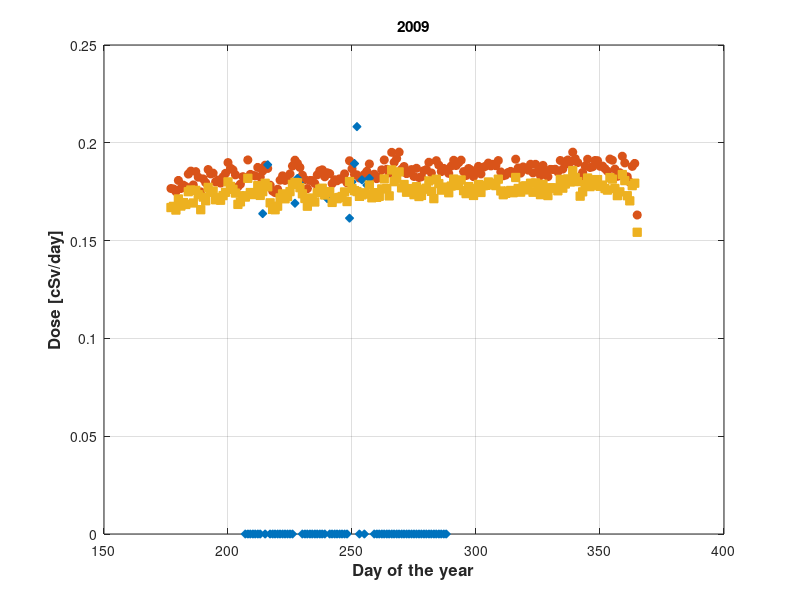
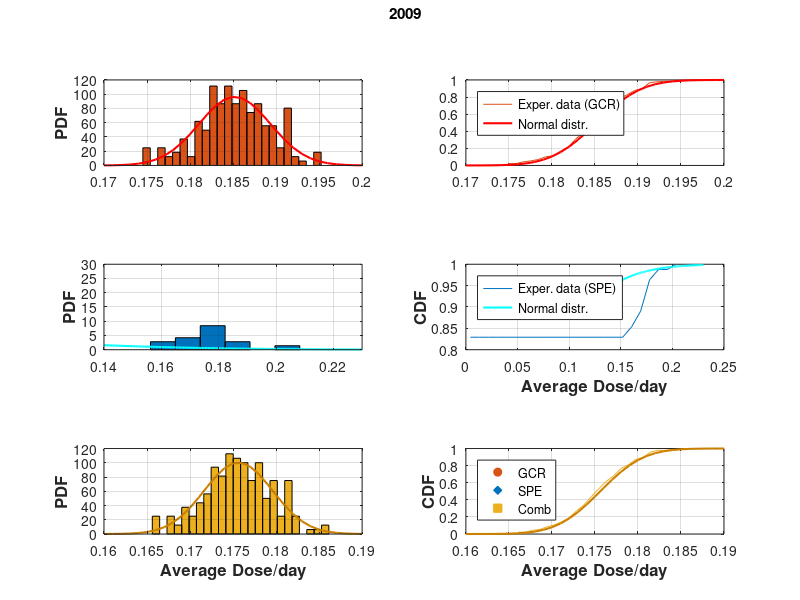

Write MATLAB code to recreate these figures, in order.
%Daniel Gomez and Hayley E. Bower, Purdue University
%Summer 2017
%Using CRaTER Data accessed from University of New Hampshire

%% Year 2009
clc, clear, close all
% Code colors (Do not worry about this!!!  I will explain you later)
b_d = [0       0.4471    0.7412];   r_d = [0.8510    0.3255    0.0980];
y_d = [0.9294  0.6941    0.1255];   k_d = [0.3137    0.3137    0.3137];
c_d = [0.3020  0.7451    0.9333];   cc_d = [0    0.7490    0.7490];
gr_d = [.7 .7 .7];    yd_d = [0.8  0.5    0];

% GCR
data_GCR = load('UNH2009GCR.txt'); %Bring in the 2009 CRaTER Data
DOY = data_GCR(:,3); %Day of Year
D1_2 = data_GCR(:,8); %Detectors 1&2 dose rates

jj=1;
for ii = DOY(1):DOY(end)
    [ind] = find(ii==DOY);
    if isempty(ind)~=1
    m_d = mean(D1_2(ind));
    st_d = std(D1_2(ind),1);
    mat(jj,:) = [ii length(ind) m_d st_d];
    else
        mat(jj,:) = [ii length(ind) 0 0];
    end
        jj = jj +1;
end

figure(1)
% One way to plot the MEAN and the STANDARD DEVIATION
% f1 = errorbar(mat(:,1),mat(:,3),mat(:,4),...
%     'color',gr_d,'linewidth',0.5,'marker','d','LineStyle','-','MarkerSize',5,'MarkerEdgeColor',r_d,'MarkerfaceColor',r_d); grid on, hold on
% set(gca,'xtick',[175:25:375],'ytick',[0.15:.01:.21],'fontweight','normal','fontsize',11,'box','on');
f1 = plot(mat(:,1),mat(:,3),'o','color',r_d,'MarkerSize',6,'MarkerfaceColor',r_d); hold on
title('2009')

figure(2)
subplot(3,2,1)
% hh = histogram(mat(2:end-1,3),24,'Normalization','pdf','FaceColor',r_d); hold on, grid on
n=length(mat(2:end-1,3));
[counts,centers] = hist(mat(2:end-1,3),24);
prob = counts/ (n * (centers(2)-centers(1)));
H = bar(centers,prob,'hist'); hold on, grid on
set(H,'facecolor',r_d);

mu = mean(mat(2:end-1,3));
sigma = std(mat(2:end-1,3),1);
xx = .17:0.001:.2;
% y = exp(-(y-mu).^2./(2*sigma^2))./(sigma*sqrt(2*pi));
y = pdf('normal',xx,mu,sigma);
plot(xx,y,'r','LineWidth',1.5)
ylabel('PDF','fontweight','bold','fontsize',12)
aa = title('2009','position',[0.2050 206.0440 -1.4211e-14]);

subplot(3,2,2)
count_sum = cumsum(prob);
plot(centers(1:end),count_sum/(count_sum(end)),'color',r_d), grid on, hold on
y = cdf('normal',xx,mu,sigma);
plot(xx,y,'r','LineWidth',1.5),  grid on
legend('Exper. data (GCR)','Normal distr.','location','northwest')

%==================================================
% SPE
clear DOY D1_2 mat  m_d st_d
data_SPE = load('UNH2009SPE.txt'); %Bring in the 2009 CRaTER Data
DOY = data_SPE(:,3); %Day of Year
D1_2 = data_SPE(:,8); %Detectors 1&2 dose rates

jj=1;
for ii = DOY(1):DOY(end)
    [ind] = find(ii==DOY);
    if isempty(ind)~=1
    m_d = mean(D1_2(ind));
    st_d = std(D1_2(ind),1);
    mat(jj,:) = [ii length(ind) m_d st_d];
    else
        mat(jj,:) = [ii length(ind) 0 0];
    end
        jj = jj +1;
end

figure(1);
% f2 = errorbar(mat(:,1),mat(:,3),mat(:,4),...
%     'color',gr_d,'linewidth',0.5,'marker','o','LineStyle','-','MarkerSize',5,'MarkerEdgeColor',b_d,'MarkerfaceColor',b_d); grid on, hold on
% set(gca,'xtick',[175:25:375],'ytick',[0.15:.01:.21],'fontweight','normal','fontsize',11,'box','on')
f2 = plot(mat(:,1),mat(:,3),'d','color',b_d,'MarkerSize',6,'MarkerfaceColor',b_d); grid on, hold on

figure(2)
subplot(3,2,3)
% hh = histogram(mat(2:end-1,3),20,'Normalization','pdf','FaceColor',b_d); hold on, grid on
n=length(mat(2:end-1,3));
[counts,centers] = hist(mat(2:end-1,3),24);
prob = counts/ (n * (centers(2)-centers(1)));
H = bar(centers,prob,'hist'); hold on, grid on
set(H,'facecolor',b_d);

mu = mean(mat(2:end-1,3));
sigma = std(mat(2:end-1,3),1);
xx = .14:0.001:.23;
% y = exp(-(y-mu).^2./(2*sigma^2))./(sigma*sqrt(2*pi));
y = pdf('normal',xx,mu,sigma);
plot(xx,y,'c','LineWidth',1.5)
ylabel('PDF','fontweight','bold','fontsize',12)
axis([ 0.14 .23 0 30])

subplot(3,2,4)
count_sum = cumsum(prob);
plot(centers(1:end),count_sum/(count_sum(end)),'color',b_d), grid on, hold on
y = cdf('normal',xx,mu,sigma);
plot(xx,y,'c','LineWidth',1.5),  grid on
ylabel('CDF','fontweight','bold','fontsize',12)
xlabel('Average Dose/day','fontweight','bold','fontsize',12)
legend('Exper. data (SPE)','Normal distr.','location','northwest')

%==================================================
% COMB
clear DOY D1_2 y xx mat m_d st_d

data_comb = load('UNH2009Comb.txt'); %Bring in the 2009 CRaTER Data
DOY = data_comb(:,3); %Day of Year
D1_2 = data_comb(:,8); %Detectors 1&2 dose rates

jj=1;
for ii = DOY(1):DOY(end)
    [ind] = find(ii==DOY);
    if isempty(ind)~=1
    m_d = mean(D1_2(ind));
    st_d = std(D1_2(ind),1);
    mat(jj,:) = [ii length(ind) m_d st_d];
    else
        mat(jj,:) = [ii length(ind) 0 0];
    end
        jj = jj +1;
end

figure(1)
% f3 = errorbar(mat(:,1),mat(:,3),mat(:,4),...
%     'color',gr_d,'linewidth',0.5,'marker','s','LineStyle','-','MarkerSize',5,'MarkerEdgeColor',yd_d,'MarkerfaceColor',y_d); grid on, hold on
% set(gca,'xtick',[175:25:375],'ytick',[0.15:.01:.21],'fontweight','normal','fontsize',11,'box','on')
f3 = plot(mat(:,1),mat(:,3),'s','color',y_d,'MarkerSize',6,'MarkerfaceColor',y_d); grid on, hold on
axis()
title('2009')
xlabel('Day of the year','fontweight','bold','fontsize',12)
ylabel('Dose [cSv/day]','fontweight','bold','fontsize',12)

figure(2)
subplot(3,2,5)
% hh = histogram(mat(2:end-1,3),24,'Normalization','pdf','FaceColor',y_d); hold on, grid on
n=length(mat(2:end-1,3));
[counts,centers] = hist(mat(2:end-1,3),24);
prob = counts/ (n * (centers(2)-centers(1)));
H = bar(centers,prob,'hist'); hold on, grid on
set(H,'facecolor',y_d);

mu = mean(mat(2:end-1,3));
sigma = std(mat(2:end-1,3),1);
xx = .16:0.001:.19;
% y = exp(-(y-mu).^2./(2*sigma^2))./(sigma*sqrt(2*pi));
y = pdf('normal',xx,mu,sigma);
plot(xx,y,'LineWidth',1.5,'color',yd_d)
ylabel('PDF','fontweight','bold','fontsize',12)
xlabel('Average Dose/day','fontweight','bold','fontsize',12)

subplot(3,2,6)
count_sum = cumsum(prob);
plot(centers(1:end),count_sum/(count_sum(end)),'color',y_d), grid on, hold on
y = cdf('normal',xx,mu,sigma);
plot(xx,y,'LineWidth',1.5,'color',yd_d),  grid on
ylabel('CDF','fontweight','bold','fontsize',12)
xlabel('Average Dose/day','fontweight','bold','fontsize',12)
 aaa = legend('Exper. data (Comb)','Normal distr.','location','northwest');

legend([f1 f2 f3],'GCR','SPE','Comb')


% IMPORTANT:  This is the best way to save a figure as PDF in Matlab
% set(1,'PaperSize' ,[5.8 4.5],'PaperPositionMode','auto')
% print('-f1','-painters','Radiation_01','-dpdf')


print(1,'All_rad_2009', '-dpng', '-r900')
print(2,'Proba_rad_2009', '-dpng', '-r900')
